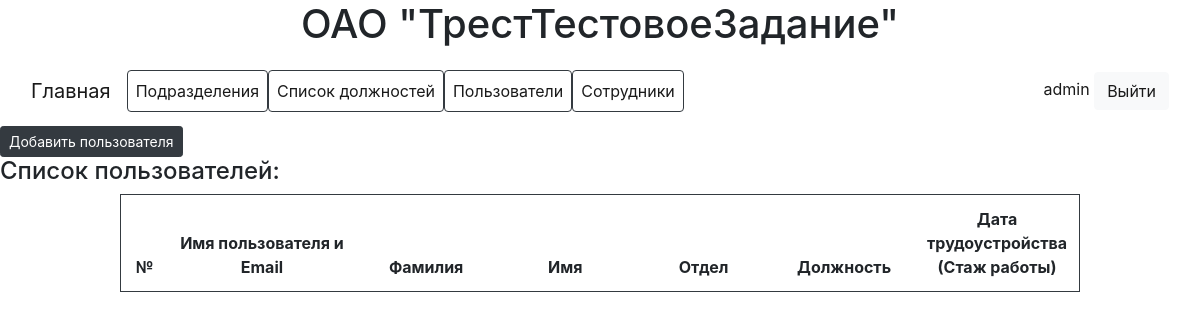
/users/ (signed in), run on an earlier commit of the app's database.
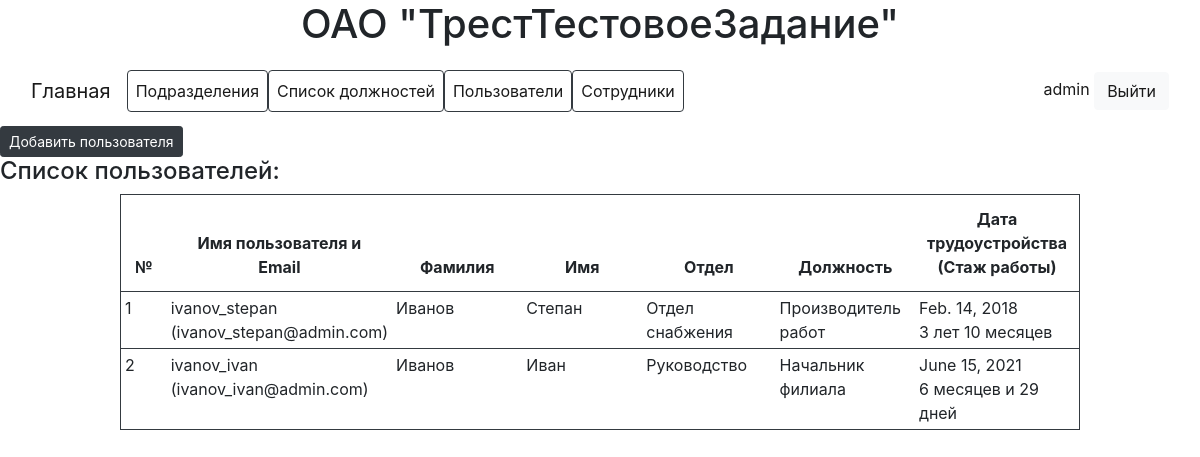
And on a later commit of the database.
### employees/models.py (models this page shows, shortened)
class AdvUser(AbstractUser):
    employee = models.ForeignKey(Employee, on_delete=models.CASCADE, blank=True, null=True)
    class Meta(AbstractUser.Meta):
        pass

class Employee(models.Model):
    DEPARTMENTS = (
        ('Human Resources Department', 'Отдел кадров'),
        ('Accounting', 'Бухгалтерия'),
        ('Purchase department', 'Отдел снабжения'),
        ('Management', 'Руководство'),
        ('Production and technical department', 'Производственно-технический отдел'),
        ('Foremen', 'Производители работ'),
    )
    f_name = models.CharField(max_length=64)
    l_name = models.CharField(max_length=64)
    subdivision = models.ForeignKey(Subdivision, on_delete=models.CASCADE)
    department = models.CharField(max_length=128, choices=DEPARTMENTS)
    position = models.ForeignKey(Position, on_delete=models.CASCADE)
    employment_date = models.DateField()
    created = models.DateTimeField(auto_now_add=True)
    def work_experience(self):
        today = datetime.date.today()
        exp = today - self.employment_date
        if exp.days < 31:
            return f'{exp.days} дней'
        elif 31 <= exp.days < 365:
            return f'{exp.days // 31} месяцев и {exp.days % 31} дней'
        elif exp.days > 365:
            return f'{exp.days // 365} лет {(exp.days % 365) // 31} месяцев'

class Position(models.Model):
    title = models.CharField(max_length=64)
    def __str__(self):
        return self.title

### employees/views.py (the view)
# urls.py: path('users/', views.UsersList.as_view(), name='users'),
class UsersList(LoginRequiredMixin, ListView):
    template_name = 'users/users.html'
    context_object_name = 'users'
    def get_queryset(self):
        return AdvUser.objects.filter(is_superuser=False)

### employees/templates/users/users.html (shortened to what this page needs)
{% extends "base.html" %}
{% block main %}
    <div>
        <a href="{% url 'employee:user_create' %}" class="btn btn-dark btn-sm">Добавить пользователя</a>
        <h4>Список пользователей:</h4>
        <div style="margin: 0 10%">
            <table class="table table-hover">
                <thead>
                <tr class="border border-dark">
                    <th class="border-top border-bottom border-dark text-center" style="width: 5%">№</th>
                    <th class="border-top border-bottom border-dark text-center" style="width: 20%">Имя пользователя и
                        Email
                    </th>
                    <th class="border-top border-bottom border-dark text-center" style="width: 15%">Фамилия</th>
                    <th class="border-top border-bottom border-dark text-center" style="width: 15%">Имя</th>
                    <th class="border-top border-bottom border-dark text-center" style="width: 15%">Отдел</th>
                    <th class="border-top border-bottom border-dark text-center" style="width: 15%">Должность</th>
                    <th class="border-top border-bottom border-dark text-center" style="width: 15%">Дата
                        трудоустройства (Стаж работы)
                    </th>
                </tr>
                </thead>
                <tbody>
                {% for user in users %}
                    <tr class="border border-dark">
                        <td class="p-1 border-top border-dark">{{ forloop.counter }}</td>
                        <td class="p-1 border-top border-dark">{{ user.username }} ({{ user.email }})</td>
                        <td class="p-1 border-top border-dark">{{ user.employee.l_name }}</td>
                        <td class="p-1 border-top border-dark">{{ user.employee.f_name }}</td>
                        <td class="p-1 border-top border-dark">{{ user.employee.get_department_display }}</td>
                        <td class="p-1 border-top border-dark">{{ user.employee.position }}</td>
                        <td class="p-1 border-top border-dark">{{ user.employee.employment_date }}<br>
                        {{ user.employee.work_experience }}</td>
                    </tr>
                {% endfor %}
                </tbody>
            </table>
        </div>
    </div>
{% endblock %}

What changed in the data, as far as the page shows it:
added AdvUser: username "ivanov_stepan", email "ivanov_stepan@admin.com", employee.l_name "Иванов", employee.f_name "Степан", employee.department "Отдел снабжения", employee.position "Производитель работ", employee.employment_date "Feb. 14, 2018", employee.work_experience "3 лет 10 месяцев"
added AdvUser: username "ivanov_ivan", email "ivanov_ivan@admin.com", employee.l_name "Иванов", employee.f_name "Иван", employee.department "Руководство", employee.position "Начальник филиала", employee.employment_date "June 15, 2021", employee.work_experience "6 месяцев и 29 дней"
